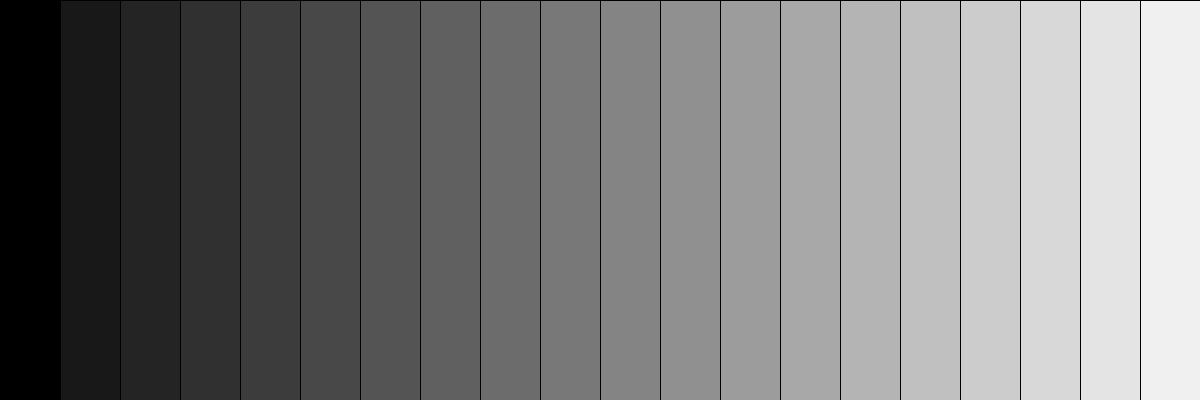
Frame 1 (no input)
Frame 60 (the mouse pressed at the canvas centre just before this capture): identical to frame 1, image omitted
Frame 120 (the mouse held since frame 60 and released just before this capture): identical to frame 1, image omitted

The Processing sketch that drew this single still picture (run headless with seeded random() and noise(); from frame 60 on, the mouse is pressed at the canvas centre):

// Processing sketch: processing_98859
// ── processing_98859.pde

int n=20;
int div;
int colores[];
int col = 0;
int di =(int)255/n;


void setup(){
  size(1200,400);
  int x = 0;
  int y = 0;
  div = 1200/n;
  colores = new int[n];
  for(int i = 0;i<n;i++){
    col = (i+1)*di;
    if(i == 0)col = 0;
    colores[i]=col;
    fill(col);
    
    rect(x, y, x + width/n, height);
    x = x+width/n;
  }
}

void draw(){


}
   
void mousePressed() {
    int x2 = mouseX;
    int x = 0;
    int y = 0;
    int ip = 0;
    for(int i = 0;i<n;i++){
      x = x+width/n;
      if(x2<x)break;
      ip = i+1;
    }
    x = x-width/n;
    int a = (ip+1) *di;
    if(ip == 0)a = ip*di;
    fill(255,a,1);
    rect(x, y,div,height);
    println("255, "+a+", 1");    
}


void mouseReleased(){
    int x2 = mouseX;
    int x = 0;
    int y = 0;
    int ip=0;
    for(int i = 0;i<n;i++){
      x = x+width/n;
      ip=i;
      if(x2<x)break;
      
    }
    x = x-width/n;
    fill(colores[ip]);
    rect(x, y,div,height);
}
